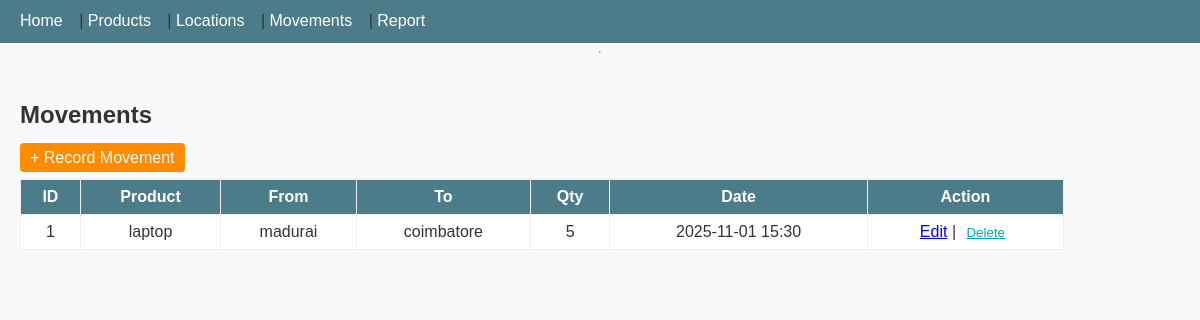
Page /movements on the earlier database version.
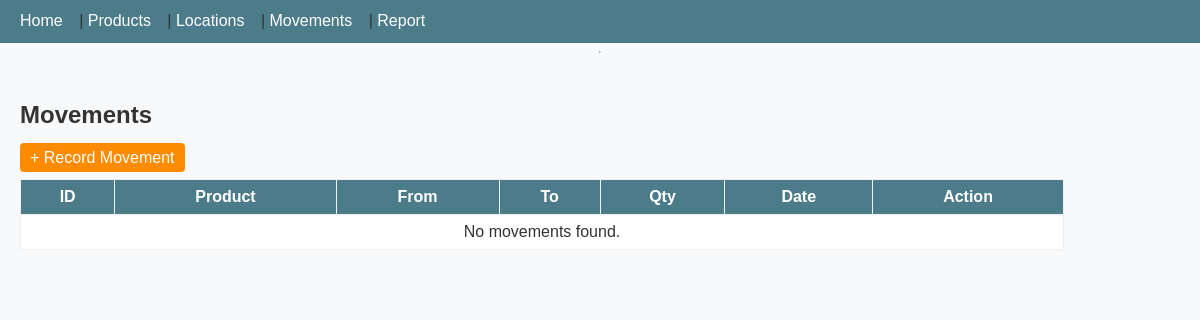
Same page on the later database version.
### models.py (models this page shows, shortened)
class Product(db.Model):
    __tablename__ = 'product'
    id = db.Column(db.Integer, primary_key=True)
    name = db.Column(db.String(120), nullable=False)
    description = db.Column(db.String(250))
    quantity = db.Column(db.Integer, default=0, nullable=False)
    location_id = db.Column(db.Integer, db.ForeignKey('location.id'), nullable=True)

class Location(db.Model):
    __tablename__ = 'location'
    id = db.Column(db.Integer, primary_key=True)
    name = db.Column(db.String(120), nullable=False)
    address = db.Column(db.String(250))
    products = db.relationship('Product', backref='location', lazy='dynamic')

class ProductMovement(db.Model):
    __tablename__ = 'product_movement'
    id = db.Column(db.Integer, primary_key=True)
    timestamp = db.Column(db.DateTime, default=datetime.utcnow, nullable=False)
    from_location = db.Column(db.Integer, db.ForeignKey('location.id'), nullable=True)
    to_location = db.Column(db.Integer, db.ForeignKey('location.id'), nullable=True)
    product_id = db.Column(db.Integer, db.ForeignKey('product.id'), nullable=False)
    qty = db.Column(db.Integer, nullable=False)

### app.py (the view)
@app.route('/movements')
def move_product():
    moves = ProductMovement.query.order_by(ProductMovement.timestamp.desc()).all()
    movement_list = []
    for m in moves:
        movement_list.append({
            'id': m.id,
            'product_name': get_product_name(m.product_id),
            'from_location': get_location_name(m.from_location),
            'to_location': get_location_name(m.to_location),
            'qty': m.qty,
            'timestamp': m.timestamp
        })
    return render_template('move_product.html', movements=movement_list)

### app.py (called while the page is built)
def get_product_name(pid):
    p = Product.query.get(pid)
    return p.name if p else "Unknown Product"

def get_location_name(lid):
    if lid is None:
        return '---'
    loc = Location.query.get(lid)
    return loc.name if loc else 'Unknown Location'

### templates/move_product.html (shortened to what this page needs)
{% extends "base.html" %}
{% block content %}
<h2>Movements</h2>
<a class="btn" href="{{ url_for('add_movement') }}">+ Record Movement</a>
<table>
  <tr><th>ID</th><th>Product</th><th>From</th><th>To</th><th>Qty</th><th>Date</th><th>Action</th></tr>
  {% for m in movements %}
    <tr>
      <td>{{ m.id }}</td>
      <td>{{ m.product_name }}</td>
      <td>{{ m.from_location }}</td>
      <td>{{ m.to_location }}</td>
      <td>{{ m.qty }}</td>
      <td>{{ m.timestamp.strftime('%Y-%m-%d %H:%M') }}</td>
      <td>
        <a href="{{ url_for('edit_movement', id=m.id) }}">Edit</a> |
        <form action="{{ url_for('delete_movement', id=m.id) }}" method="POST" style="display:inline;">
          <button class="link-btn" type="submit" onclick="return confirm('Delete movement?')">Delete</button>
        </form>
      </td>
    </tr>
  {% else %}
    <tr><td colspan="7">No movements found.</td></tr>
  {% endfor %}
</table>
{% endblock %}

Differences in the rows shown:
no longer on this page (row edited): Product: product_name "laptop"
no longer on this page (row edited): Location: from_location "madurai"
no longer on this page (row edited): Location: to_location "coimbatore"
removed ProductMovement: timestamp "2025-11-01 15:30"
Other differences:
text now shown: "No movements found."
list line gone: "1 5 Edit | Delete"
